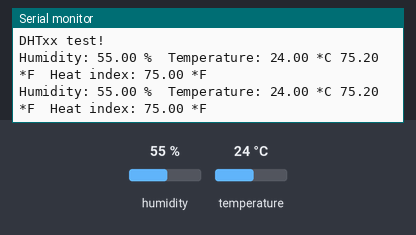
This sketch was run on a simulated Arduino Uno, built with avr-gcc and run on an emulated ATmega328P. Shown: the last lines printed to the serial monitor. Inputs (shaded band) come from the test bench; at power-on: humidity 55 %, temperature 24 °C.

Above: at 4.8 s.
4.9 s: humidity set to 22 %
At 7.2 s:
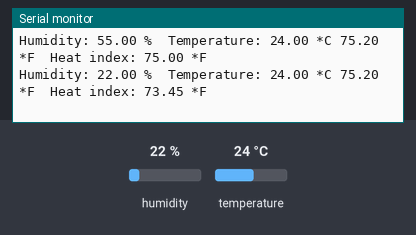
7.9 s: temperature set to 12 °C
At 8.5 s:
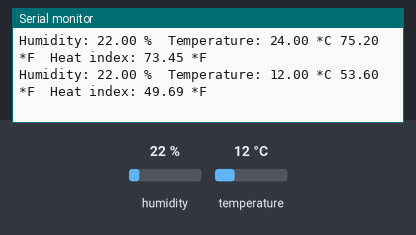
10.9 s: humidity set to 40 %
At 12.6 s:
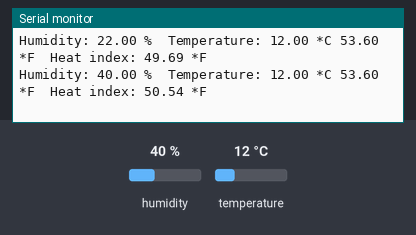
13.9 s: temperature set to 41 °C
At 15.2 s:
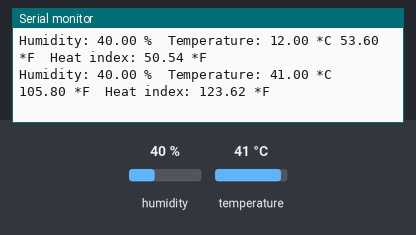
Timing chart, 0 to 16.9 s (numbered marks = the images above; inputs shaded):
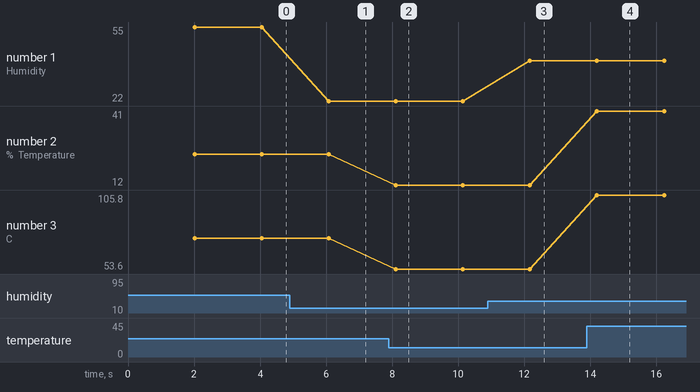

Measured:
- after the input at 4.9 s, the serial monitor: prints a new line after 1.2 s (image 1)
- after the input at 7.9 s, the serial monitor: prints a new line after 0.21 s (image 2)
- after the input at 10.9 s, the serial monitor: prints a new line after 1.3 s (image 3)
- after the input at 13.9 s, the serial monitor: prints a new line after 0.30 s (image 4)
- plotted number 1: 55 → 22 after the input at 4.9 s, 22 → 40 after the input at 10.9 s
- plotted number 2: 24 → 12 after the input at 7.9 s, 12 → 41 after the input at 13.9 s
- plotted number 3: 75.2 → 53.6 after the input at 7.9 s, 53.6 → 105.8 after the input at 13.9 s

The sketch:

temp_humi.ino
```cpp
#include "DHT.h"
#define DHTPIN 2
#define DHTTYPE DHT11

DHT dht(DHTPIN, DHTTYPE);

void setup() {
	Serial.begin(9600);
	Serial.println("DHTxx test!");
	dht.begin();
}

void loop() {
	delay(2000);
	float h = dht.readHumidity(); // 습도
	float t = dht.readTemperature(); // 섭씨온도
	float f = dht.readTemperature(true);// 화씨온도
	if (isnan(h) || isnan(t) || isnan(f)) {
		Serial.println("Failed to read from DHT sensor!");
		return;
	}
	float hi = dht.computeHeatIndex(f, h); //열파지수
	Serial.print("Humidity: ");
	Serial.print(h);
	Serial.print(" %\t");
	Serial.print("Temperature: ");
	Serial.print(t);
	Serial.print(" *C ");
	Serial.print(f);
	Serial.print(" *F\t");
	Serial.print("Heat index: ");
	Serial.print(hi);
	Serial.println(" *F");
}
```

MyLib.cpp
```cpp
#include "Arduino.h"
#include "MyLib.h"


MyLib::MyLib(String greeting){
  _greeting = greeting;
}

void MyLib::sayHello(String name){
  Serial.println(_greeting + " " + name + "!!");
}
```

MyLib.h
```cpp
#ifndef MY_LIB
#define MY_LIB

#include "Arduino.h"

class MyLib{
  private:
    String _greeting;
  public:
    MyLib(String greeting);
    void sayHello(String name);
};

#endif
```
